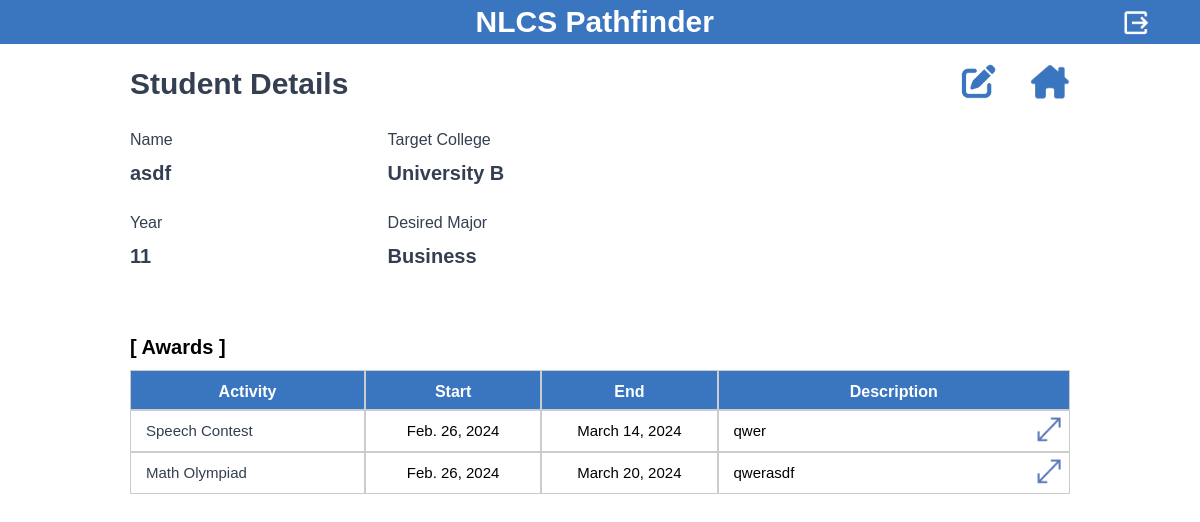
The page /counselor-checkdetails/2/ (signed in) on the database its author committed.
### student/models.py (models this page shows, shortened)
class Student(models.Model):
    GRADE_CHOICES = [
        (10, 'Year 10'),
        (11, 'Year 11'),
        (12, 'Year 12'),
        (13, 'Year 13'),
    ]
    name = models.TextField(max_length=60, default="noname")
    grade = models.IntegerField(choices=GRADE_CHOICES)
    university = models.ForeignKey(University, on_delete=models.CASCADE, default=None)
    major = models.ForeignKey(Major, on_delete=models.CASCADE)
    ib_subject = models.TextField(max_length=60, null=True)
    ib_ia_title = models.TextField(max_length=250, null=True)
    strength = models.TextField(max_length=5000, null=True)
    weakness = models.TextField(max_length=5000, null=True)
    recommendation = models.TextField(max_length=5000, null=True)
    is_active = models.BooleanField(default=True)

class ActivityExperience(models.Model):
    student = models.ForeignKey(Student, on_delete=models.CASCADE)
    category = models.ForeignKey(Category, on_delete=models.CASCADE, null=True, blank=True)
    activity = models.ForeignKey(Activity, on_delete=models.CASCADE, null=True, blank=True)
    start_date = models.DateField(default='2000-01-01', null=True, blank=True)
    end_date = models.DateField(default='2000-01-01', null=True, blank=True)
    description = models.TextField(max_length=250, null=True)

### manager/models.py (models this page shows, shortened)
class University(models.Model):
    name = models.CharField(max_length=50)
    def __str__(self):
        return self.name

class Major(models.Model):
    name = models.CharField(max_length=50)
    def __str__(self):
        return self.name

class Category(models.Model):
    name = models.CharField(max_length=50)
    is_active = models.BooleanField(default=True)

class Activity(models.Model):
    name = models.CharField(max_length=50)
    category = models.ForeignKey(Category, on_delete=models.CASCADE, null=True, blank=True)
    is_active = models.BooleanField(default=True)
    def __str__(self):
        return self.name

### counselor/views.py (the view)
# urls.py: path('counselor-checkdetails/<int:id>/', views.counselor_checkdetails, name='counselor-checkdetails'),
@login_required
def counselor_checkdetails(request, id):
    student = Student.objects.get(id = id)
    existing_activity_experiences = ActivityExperience.objects.filter(student=student).order_by('pk')
    category = Category.objects.all().order_by('pk')
    eae_categories = []
    for eae in existing_activity_experiences:
        if eae.category in eae_categories:
            continue
        else:
            eae_categories.append(eae.category)
    categories = []
    for cat in category:
        if cat in eae_categories:
            categories.append(cat)
    context = {
        'student': student,
        'categories': categories,
        'existing_activity_experiences': existing_activity_experiences,
    }
    return render(request, 'counselor_checkdetails.html', context)

### counselor/templates/counselor_checkdetails.html (shortened to what this page needs)
<!DOCTYPE html>
<html data-wf-page="65db511b0bca11cd034141f6" data-wf-site="65dae9a8aed2bddc7d4faf42">
<head>
  {% load static %}
  <link href="{% static 'css/normalize.css' %}" rel="stylesheet" type="text/css">
  <link href="{% static 'css/webflow.css' %}" rel="stylesheet" type="text/css">
  <link href="{% static 'css/2024-ia-gyumin.webflow.css' %}" rel="stylesheet" type="text/css">
  <link rel="stylesheet" href="{% static 'css/bootstrap.min.css' %}">
  <link rel="stylesheet" href="{% static 'css/custom.css' %}">
  <link rel="stylesheet" href="{% static 'css/bootstrap-datetimepicker.css' %}">
</head>
<body class="body">
  <form method="POST">
  <section class="sectionmaintitle sectionheader sectionheaderlogout">
    <h1 class="headingmaintitle">                NLCS Pathfinder</h1>
    <div id="w-node-_7faeb067-fd85-4e07-d92f-56174e8bb518-889d31a9" class="divblocklogoutbuttonwrap">
      <a href="{% url 'counselor-logout' %}" style="text-decoration:none"><img class="img-fluid" src="{% static 'img/logout.png' %}" alt="Logo"></a>
    </div>
  </section>
  <section class="sectionstddtls">
    <div class="w-layout-blockcontainer containerstdregheader w-container">
      <div class="divstdregessentialheaderdetail">
        <div id="w-node-f18b932d-7f52-d60e-bbf3-5157eddd1049-034141f6" class="divstdregheaderleft">
          <h1 class="headingstdregheaderleft">Student Details</h1>
        </div>
        <div id="w-node-_99867401-9b1f-be79-e3d1-4157feefab60-034141f6" class="divstdregheaderright">
          <a class="divhousebutton" href="{% url 'counselor-editstudents' student.id %}" style="text-decoration:none"><img class="img-fluid" src="{% static 'img/write.png' %}" alt="Logo"></a>
        </div>
        <div id="w-node-_99867401-9b1f-be79-e3d1-4157feefab60-ea29bdb6" class="divstdregheaderright">
          <a class="divhousebutton" href="{% url 'counselor-checkstudents' 0 %}" style="text-decoration:none"><img class="img-fluid" src="{% static 'img/home.png' %}" alt="Logo"></a>
        </div>
      </div>
    </div>
    <div class="w-layout-blockcontainer containerstddetails w-container">
      <div id="w-node-_31cb8c48-c6b6-4ee9-484a-44e510db829a-034141f6" class="divstddetailsgrid">
        <div id="w-node-_6337c2bb-6d05-7e19-bc1a-69af9911879f-034141f6" class="divstddetailsgridcell">
          <div id="w-node-_0bec5a0f-3515-0c3f-e656-3a736a4f3a5c-034141f6" class="divstddetailsgridcelllabel">Name</div>
          <div id="w-node-f888b466-d6f9-406c-fd88-754f641e01c6-034141f6" class="divstddetailsgridcellcontent">{{ student.name }}</div>
        </div>
        <div id="w-node-adf3a464-83e3-f716-4ae4-14688e3dbd35-034141f6" class="divstddetailsgridcell">
          <div id="w-node-adf3a464-83e3-f716-4ae4-14688e3dbd36-034141f6" class="divstddetailsgridcelllabel">Target College</div>
          <div id="w-node-adf3a464-83e3-f716-4ae4-14688e3dbd37-034141f6" class="divstddetailsgridcellcontent">{{ student.university }}</div>
        </div>
        <div id="w-node-_887629a5-cd5c-cc53-76d9-f7a144366c26-034141f6" class="divstddetailsgridcell">
          <div id="w-node-_887629a5-cd5c-cc53-76d9-f7a144366c27-034141f6" class="divstddetailsgridcelllabel">Year</div>
          <div id="w-node-_887629a5-cd5c-cc53-76d9-f7a144366c28-034141f6" class="divstddetailsgridcellcontent">{{ student.grade }}</div>
        </div>
        <div id="w-node-_7fb6fca1-164f-e678-3d47-6418304af37d-034141f6" class="divstddetailsgridcell">
          <div id="w-node-_7fb6fca1-164f-e678-3d47-6418304af37e-034141f6" class="divstddetailsgridcelllabel">Desired Major</div>
          <div id="w-node-_7fb6fca1-164f-e678-3d47-6418304af37f-034141f6" class="divstddetailsgridcellcontent">{{ student.major }}</div>
        </div>
      </div>
    </div>
    {% for category in categories %}
          <div class="w-layout-blockcontainer containerstddetailscategory w-container">
            <div class="divstddetailscategory">
              <h1 id="w-node-aaca072b-a8ac-cc98-dc72-927880bba455-034141f6" class="headingstddetailscategory">[
                {{ category.name }} ]</h1>
            </div>
            <div class="divstddetailscategorytable">
              <div id="w-node-cf370158-e546-3441-ffe0-6c4fa484b8b1-034141f6" class="divtablestdlistheader">Activity</div>
              <div id="w-node-e06b81cd-ba85-55b8-9b0d-b3d87825d772-034141f6" class="divtablestdlistheader">Start</div>
              <div id="w-node-bb5e6395-51e4-5298-146c-524bc37f5fd3-034141f6" class="divtablestdlistheader">End</div>
              <div id="w-node-_7bc0bb9c-5661-2516-6c57-1be397781cd6-034141f6" class="divtablestdlistheader">Description</div>
              {% for eae in existing_activity_experiences %}
                {% if category == eae.category %}
                  <div id="w-node-_179c3a27-b557-71e4-c74d-f36f7d2376ff-034141f6" class="divstddetailstabledata">
                    <h1 class="headingtablestdlistdata">{{ eae.activity }}</h1>
                  </div>
                  <div id="w-node-_5197f733-7904-6cc7-9ecc-baf557ef89ba-034141f6" class="divstddetailstabledata">
                    <h1 class="headingtablestddtldata">{{ eae.start_date }}</h1>
                  </div>
                  <div id="w-node-_2a811ce6-2efa-3a34-5816-e5649499b8b6-034141f6" class="divstddetailstabledata">
                    <h1 class="headingtablestddtldata">{{ eae.end_date }}</h1>
                  </div>
                  <div id="w-node-_84ed7adf-5fd5-6474-9416-47f2fad004fe-034141f6" class="divstddetailstabledescription">
                    <h1 class="headingtablestdlistdesc" style="overflow:hidden">{{ eae.description }}</h1>
                    <a id="w-node-c6453094-f52f-d433-d712-7ee8e9106299-034141f6" style="text-decoration:none; cursor:pointer" onclick="showModal(this);" class="divstddetailstabledescriptionbutton"><img class="img-fluid" src="{% static 'img/arrow_wide.png' %}" alt="Logo"></a>
                  </div>
                {% endif %}
              {% endfor %}
            </div>
          </div>
    {% endfor %}
  </section>
  </form>
</body>
</html>

### static/css/webflow.css (style rules this page uses)
* { -webkit-box-sizing: border-box; -moz-box-sizing: border-box; box-sizing: border-box; }
html { height: 100%; }
body { margin: 0; min-height: 100%; background-color: #fff; font-family: Arial, sans-serif; font-size: 14px; line-height: 20px; color: #333; }
img { max-width: 100%; vertical-align: middle; display: inline-block; }
h1, h2, h3, h4, h5, h6 { font-weight: bold; margin-bottom: 10px; }
h1 { font-size: 38px; line-height: 44px; margin-top: 20px; }
.w-container { margin-left: auto; margin-right: auto; max-width: 940px; }
.w-container:before, .w-container:after { content: " "; display: table; grid-column-start: 1; grid-row-start: 1; grid-column-end: 2; grid-row-end: 2; }
.w-container:after { clear: both; }

### rows shown on the page
Student: name "asdf", university "University B", grade "11", major "Business"
Category: name "Awards"
ActivityExperience: activity "Speech Contest", start_date "Feb. 26, 2024", end_date "March 14, 2024", description "qwer"
ActivityExperience: activity "Math Olympiad", start_date "Feb. 26, 2024", end_date "March 20, 2024", description "qwerasdf"
